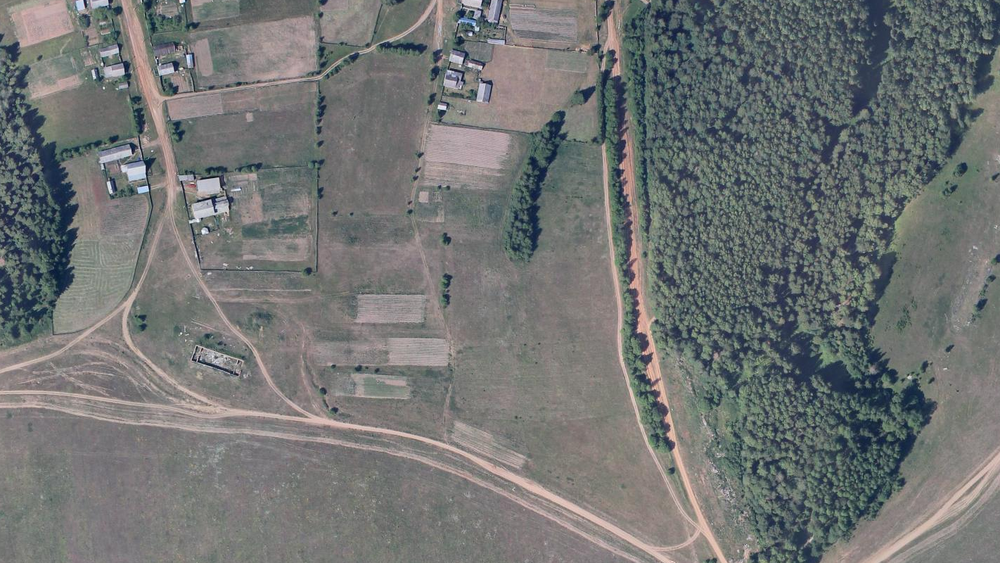
#> input picture samples/Screenshot from 2018-03-12 23-18-52.png, 1000 x 563 px, shrunk from 1422 x 800 before the run
$ python test_cv.py   (older library calls are emulated)
#> lines starting #> are read from the running program, lines starting #| are printed output that depends on the picture
from __future__ import print_function
import cv2
import numpy as np


MAX_FEATURES = 500
GOOD_MATCH_PERCENT = 0.15


def alignImages(im1, im2):

    # Convert images to grayscale
    im1Gray = cv2.cvtColor(im1, cv2.COLOR_BGR2GRAY)
    im2Gray = cv2.cvtColor(im2, cv2.COLOR_BGR2GRAY)

    # Detect ORB features and compute descriptors.
    orb = cv2.ORB(MAX_FEATURES)
    keypoints1, descriptors1 = orb.detectAndCompute(im1Gray, None)
    keypoints2, descriptors2 = orb.detectAndCompute(im2Gray, None)

    # Match features.
    matcher = cv2.BFMatcher(cv2.NORM_HAMMING)
    matches = matcher.match(descriptors1, descriptors2, None)

    # Sort matches by score
    matches.sort(key=lambda x: x.distance, reverse=False)

    # Remove not so good matches
    numGoodMatches = int(len(matches) * GOOD_MATCH_PERCENT)
    matches = matches[:numGoodMatches]

    # Draw top matches
    #imMatches = cv2.drawMatches(im1, keypoints1, im2, keypoints2, matches, None)
    #cv2.imwrite("matches.jpg", imMatches)

    # Extract location of good matches
    points1 = np.zeros((len(matches), 2), dtype=np.float32)
    points2 = np.zeros((len(matches), 2), dtype=np.float32)

    for i, match in enumerate(matches):
        points1[i, :] = keypoints1[match.queryIdx].pt
        points2[i, :] = keypoints2[match.trainIdx].pt

    # Find homography
    h, mask = cv2.findHomography(points1, points2, cv2.RANSAC)

    # Use homography
    height, width, channels = im2.shape
    im1Reg = cv2.warpPerspective(im1, h, (width, height))

    return im1Reg, h


if __name__ == '__main__':
    # Read reference image
    refFilename = 'samples/Screenshot from 2018-03-12 23-18-52.png'

    print("Reading reference image : ", refFilename)
    imReference = cv2.imread(refFilename, cv2.IMREAD_COLOR)
#> imReference is the input picture: shape (563, 1000, 3); mean B, G, R 114.9, 115.8, 113.5

    # Read image to be aligned
    imFilename = 'test-set/test1.png'

    print("Reading image to align : ", imFilename);
    im = cv2.imread(imFilename, cv2.IMREAD_COLOR)
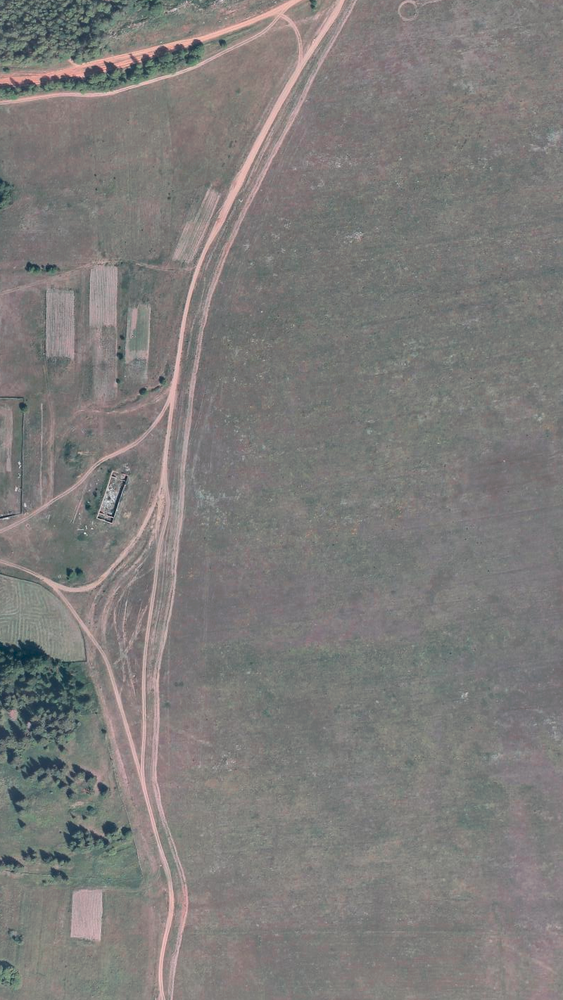
#> input picture test-set/test1.png, 563 x 1000 px, shrunk from 800 x 1422 before the run
#> im is the input picture: shape (1000, 563, 3); mean B, G, R 122.1, 123.9, 125.9

    print("Aligning images ...")
    # Registered image will be resotred in imReg.
    # The estimated homography will be stored in h.
    imReg, h = alignImages(im, imReference)
#> in alignImages, `im2Gray = cv2.cvtColor(im2, cv2.COLOR_BGR2GRAY)`:
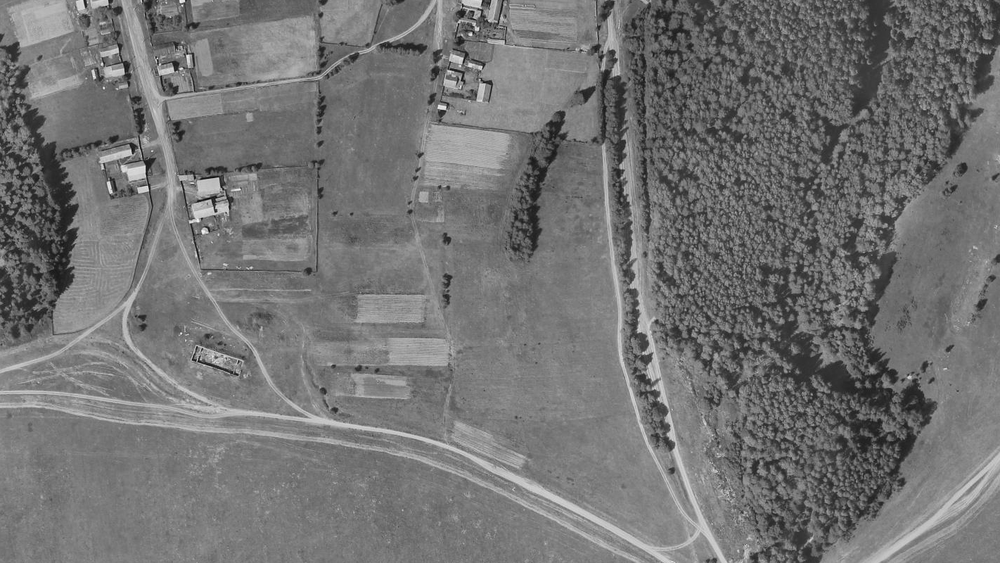
#> im2Gray: shape (563, 1000); min 6, max 246, mean 115
#> in alignImages, `keypoints1, descriptors1 = orb.detectAndCompute(im1Gray, None)`: keypoints1 = 486 keypoints; strongest (x, y, size): (111, 513, 31), (113, 514, 31), (99, 517, 31), (113, 475, 31)
#> in alignImages, `keypoints2, descriptors2 = orb.detectAndCompute(im2Gray, None)`: keypoints2 = 500 keypoints; strongest (x, y, size): (147, 189, 31), (147, 187, 31), (210, 200, 31), (445, 107, 31)
#> in alignImages, `matches = matcher.match(descriptors1, descriptors2, None)`: matches = 486 matches
#> (the run stopped early here; a loop or call above may not have finished)
